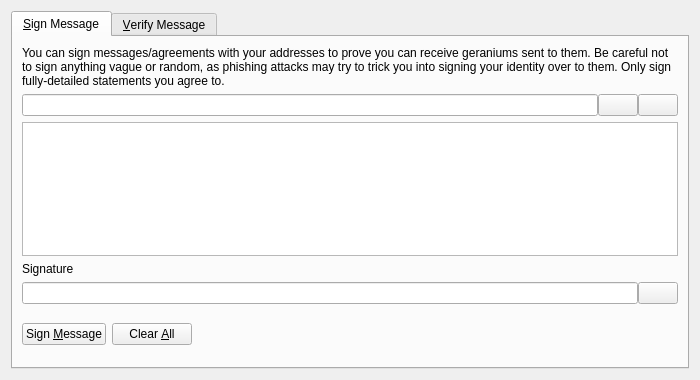
<?xml version="1.0" encoding="UTF-8"?>
<ui version="4.0">
 <class>SignVerifyMessageDialog</class>
 <widget class="QDialog" name="SignVerifyMessageDialog">
  <property name="geometry">
   <rect>
    <x>0</x>
    <y>0</y>
    <width>700</width>
    <height>380</height>
   </rect>
  </property>
  <property name="windowTitle">
   <string>Signatures - Sign / Verify a Message</string>
  </property>
  <property name="modal">
   <bool>true</bool>
  </property>
  <layout class="QVBoxLayout" name="verticalLayout">
   <item>
    <widget class="QTabWidget" name="tabWidget">
     <property name="currentIndex">
      <number>0</number>
     </property>
     <widget class="QWidget" name="tabSignMessage">
      <attribute name="title">
       <string>&amp;Sign Message</string>
      </attribute>
      <layout class="QVBoxLayout" name="verticalLayout_SM">
       <item>
        <widget class="QLabel" name="infoLabel_SM">
         <property name="text">
          <string>You can sign messages/agreements with your addresses to prove you can receive geraniums sent to them. Be careful not to sign anything vague or random, as phishing attacks may try to trick you into signing your identity over to them. Only sign fully-detailed statements you agree to.</string>
         </property>
         <property name="textFormat">
          <enum>Qt::PlainText</enum>
         </property>
         <property name="wordWrap">
          <bool>true</bool>
         </property>
        </widget>
       </item>
       <item>
        <layout class="QHBoxLayout" name="horizontalLayout_1_SM">
         <property name="spacing">
          <number>0</number>
         </property>
         <item>
          <widget class="QValidatedLineEdit" name="addressIn_SM">
           <property name="toolTip">
            <string>The Geranium address to sign the message with</string>
           </property>
          </widget>
         </item>
         <item>
          <widget class="QPushButton" name="addressBookButton_SM">
           <property name="toolTip">
            <string>Choose previously used address</string>
           </property>
           <property name="text">
            <string/>
           </property>
           <property name="icon">
            <iconset resource="../geranium.qrc">
             <normaloff>:/icons/address-book</normaloff>:/icons/address-book</iconset>
           </property>
           <property name="shortcut">
            <string>Alt+A</string>
           </property>
           <property name="autoDefault">
            <bool>false</bool>
           </property>
          </widget>
         </item>
         <item>
          <widget class="QPushButton" name="pasteButton_SM">
           <property name="toolTip">
            <string>Paste address from clipboard</string>
           </property>
           <property name="text">
            <string/>
           </property>
           <property name="icon">
            <iconset resource="../geranium.qrc">
             <normaloff>:/icons/editpaste</normaloff>:/icons/editpaste</iconset>
           </property>
           <property name="shortcut">
            <string>Alt+P</string>
           </property>
           <property name="autoDefault">
            <bool>false</bool>
           </property>
          </widget>
         </item>
        </layout>
       </item>
       <item>
        <widget class="QPlainTextEdit" name="messageIn_SM">
         <property name="toolTip">
          <string>Enter the message you want to sign here</string>
         </property>
        </widget>
       </item>
       <item>
        <widget class="QLabel" name="signatureLabel_SM">
         <property name="text">
          <string>Signature</string>
         </property>
         <property name="textFormat">
          <enum>Qt::PlainText</enum>
         </property>
        </widget>
       </item>
       <item>
        <layout class="QHBoxLayout" name="horizontalLayout_2_SM">
         <property name="spacing">
          <number>0</number>
         </property>
         <item>
          <widget class="QLineEdit" name="signatureOut_SM">
           <property name="font">
            <font>
             <italic>true</italic>
            </font>
           </property>
           <property name="readOnly">
            <bool>true</bool>
           </property>
          </widget>
         </item>
         <item>
          <widget class="QPushButton" name="copySignatureButton_SM">
           <property name="toolTip">
            <string>Copy the current signature to the system clipboard</string>
           </property>
           <property name="text">
            <string/>
           </property>
           <property name="icon">
            <iconset resource="../geranium.qrc">
             <normaloff>:/icons/editcopy</normaloff>:/icons/editcopy</iconset>
           </property>
           <property name="autoDefault">
            <bool>false</bool>
           </property>
          </widget>
         </item>
        </layout>
       </item>
       <item>
        <layout class="QHBoxLayout" name="horizontalLayout_3_SM">
         <item>
          <widget class="QPushButton" name="signMessageButton_SM">
           <property name="toolTip">
            <string>Sign the message to prove you own this Geranium address</string>
           </property>
           <property name="text">
            <string>Sign &amp;Message</string>
           </property>
           <property name="icon">
            <iconset resource="../geranium.qrc">
             <normaloff>:/icons/edit</normaloff>:/icons/edit</iconset>
           </property>
           <property name="autoDefault">
            <bool>false</bool>
           </property>
          </widget>
         </item>
         <item>
          <widget class="QPushButton" name="clearButton_SM">
           <property name="toolTip">
            <string>Reset all sign message fields</string>
           </property>
           <property name="text">
            <string>Clear &amp;All</string>
           </property>
           <property name="icon">
            <iconset resource="../geranium.qrc">
             <normaloff>:/icons/remove</normaloff>:/icons/remove</iconset>
           </property>
           <property name="autoDefault">
            <bool>false</bool>
           </property>
          </widget>
         </item>
         <item>
          <spacer name="horizontalSpacer_1_SM">
           <property name="orientation">
            <enum>Qt::Horizontal</enum>
           </property>
           <property name="sizeHint" stdset="0">
            <size>
             <width>40</width>
             <height>48</height>
            </size>
           </property>
          </spacer>
         </item>
         <item>
          <widget class="QLabel" name="statusLabel_SM">
           <property name="font">
            <font>
             <weight>75</weight>
             <bold>true</bold>
            </font>
           </property>
           <property name="text">
            <string/>
           </property>
           <property name="wordWrap">
            <bool>true</bool>
           </property>
          </widget>
         </item>
         <item>
          <spacer name="horizontalSpacer_2_SM">
           <property name="orientation">
            <enum>Qt::Horizontal</enum>
           </property>
           <property name="sizeHint" stdset="0">
            <size>
             <width>40</width>
             <height>48</height>
            </size>
           </property>
          </spacer>
         </item>
        </layout>
       </item>
      </layout>
     </widget>
     <widget class="QWidget" name="tabVerifyMessage">
      <attribute name="title">
       <string>&amp;Verify Message</string>
      </attribute>
      <layout class="QVBoxLayout" name="verticalLayout_VM">
       <item>
        <widget class="QLabel" name="infoLabel_VM">
         <property name="text">
          <string>Enter the receiver's address, message (ensure you copy line breaks, spaces, tabs, etc. exactly) and signature below to verify the message. Be careful not to read more into the signature than what is in the signed message itself, to avoid being tricked by a man-in-the-middle attack. Note that this only proves the signing party receives with the address, it cannot prove sendership of any transaction!</string>
         </property>
         <property name="textFormat">
          <enum>Qt::PlainText</enum>
         </property>
         <property name="alignment">
          <set>Qt::AlignLeading|Qt::AlignLeft|Qt::AlignTop</set>
         </property>
         <property name="wordWrap">
          <bool>true</bool>
         </property>
        </widget>
       </item>
       <item>
        <layout class="QHBoxLayout" name="horizontalLayout_1_VM">
         <property name="spacing">
          <number>0</number>
         </property>
         <item>
          <widget class="QValidatedLineEdit" name="addressIn_VM">
           <property name="toolTip">
            <string>The Geranium address the message was signed with</string>
           </property>
          </widget>
         </item>
         <item>
          <widget class="QPushButton" name="addressBookButton_VM">
           <property name="toolTip">
            <string>Choose previously used address</string>
           </property>
           <property name="text">
            <string/>
           </property>
           <property name="icon">
            <iconset resource="../geranium.qrc">
             <normaloff>:/icons/address-book</normaloff>:/icons/address-book</iconset>
           </property>
           <property name="shortcut">
            <string>Alt+A</string>
           </property>
           <property name="autoDefault">
            <bool>false</bool>
           </property>
          </widget>
         </item>
        </layout>
       </item>
       <item>
        <widget class="QPlainTextEdit" name="messageIn_VM"/>
       </item>
       <item>
        <widget class="QValidatedLineEdit" name="signatureIn_VM"/>
       </item>
       <item>
        <layout class="QHBoxLayout" name="horizontalLayout_2_VM">
         <item>
          <widget class="QPushButton" name="verifyMessageButton_VM">
           <property name="toolTip">
            <string>Verify the message to ensure it was signed with the specified Geranium address</string>
           </property>
           <property name="text">
            <string>Verify &amp;Message</string>
           </property>
           <property name="icon">
            <iconset resource="../geranium.qrc">
             <normaloff>:/icons/transaction_0</normaloff>:/icons/transaction_0</iconset>
           </property>
           <property name="autoDefault">
            <bool>false</bool>
           </property>
          </widget>
         </item>
         <item>
          <widget class="QPushButton" name="clearButton_VM">
           <property name="toolTip">
            <string>Reset all verify message fields</string>
           </property>
           <property name="text">
            <string>Clear &amp;All</string>
           </property>
           <property name="icon">
            <iconset resource="../geranium.qrc">
             <normaloff>:/icons/remove</normaloff>:/icons/remove</iconset>
           </property>
           <property name="autoDefault">
            <bool>false</bool>
           </property>
          </widget>
         </item>
         <item>
          <spacer name="horizontalSpacer_1_VM">
           <property name="orientation">
            <enum>Qt::Horizontal</enum>
           </property>
           <property name="sizeHint" stdset="0">
            <size>
             <width>40</width>
             <height>48</height>
            </size>
           </property>
          </spacer>
         </item>
         <item>
          <widget class="QLabel" name="statusLabel_VM">
           <property name="font">
            <font>
             <weight>75</weight>
             <bold>true</bold>
            </font>
           </property>
           <property name="text">
            <string/>
           </property>
           <property name="wordWrap">
            <bool>true</bool>
           </property>
          </widget>
         </item>
         <item>
          <spacer name="horizontalSpacer_2_VM">
           <property name="orientation">
            <enum>Qt::Horizontal</enum>
           </property>
           <property name="sizeHint" stdset="0">
            <size>
             <width>40</width>
             <height>48</height>
            </size>
           </property>
          </spacer>
         </item>
        </layout>
       </item>
      </layout>
     </widget>
    </widget>
   </item>
  </layout>
 </widget>
 <customwidgets>
  <customwidget>
   <class>QValidatedLineEdit</class>
   <extends>QLineEdit</extends>
   <header>qt/qvalidatedlineedit.h</header>
  </customwidget>
 </customwidgets>
 <resources>
  <include location="../geranium.qrc"/>
 </resources>
 <connections/>
</ui>
